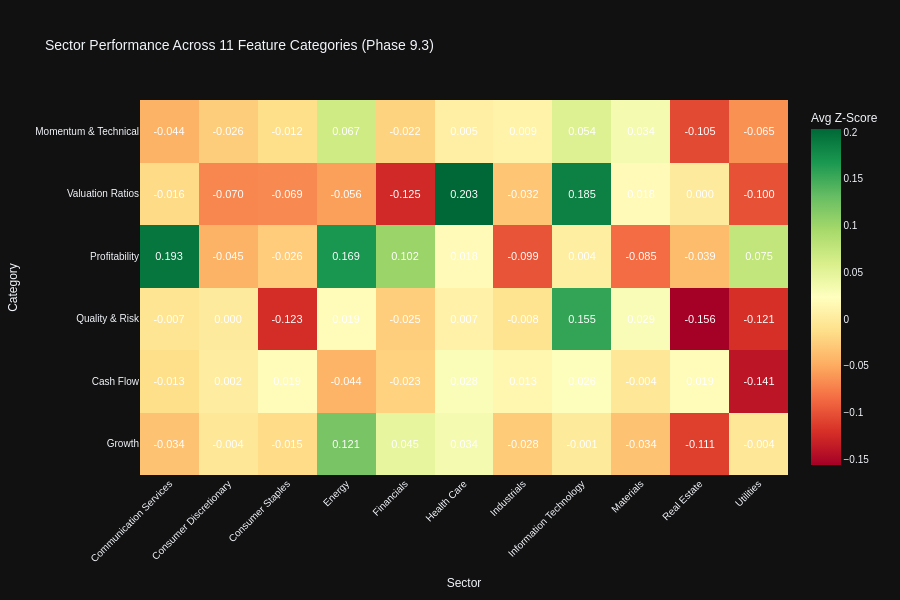

This figure's notebook cell:
### Code cell
# Visualization 1: Category Heatmaps (Sector × Category)
print("\n📊 Category Performance Heatmaps:")

# Compute category scores by averaging z-scores of metrics within each category
from scipy.stats import zscore

category_sector_scores = {}

for category_name, category_metrics in category_mapping.items():
    available_in_category = [m for m in category_metrics if m in all_stocks_preprocessed.columns]

    if len(available_in_category) == 0:
        print(f"  ⚠️ Skipping {category_name}: No available metrics")
        continue

    # Compute z-scores for available metrics and average by sector
    category_data = all_stocks_preprocessed[available_in_category + ['sector']].copy()

    # Convert to numeric and compute z-scores
    for col in available_in_category:
        category_data[col] = pd.to_numeric(category_data[col], errors='coerce')

    # Compute z-scores (handle NaNs)
    z_scored_data = category_data[available_in_category].apply(lambda x: zscore(x, nan_policy='omit'))
    category_data['category_score'] = z_scored_data.mean(axis=1)

    # Aggregate by sector
    sector_scores = category_data.groupby('sector')['category_score'].mean().sort_values(ascending=False)
    category_sector_scores[category_name] = sector_scores

# Create heatmap matrix
if category_sector_scores:
    heatmap_df = pd.DataFrame(category_sector_scores).T

    # Create interactive heatmap with value annotations
    # Following code_guidelines.md Section 17.1: Heatmaps and Conditional Formatting
    fig_category_heatmap = px.imshow(
            heatmap_df,
            labels=dict(x="Sector", y="Category", color="Avg Z-Score"),
            title="Sector Performance Across 11 Feature Categories (Phase 9.3)",
            color_continuous_scale="RdYlGn",  # Diverging scale for z-scores centered at zero
            aspect="auto",
            text_auto=".3f"  # ✅ Display values formatted to 3 decimals (Section 17.1)
            )

    # Enhanced styling per Section 17.1 style guidelines
    fig_category_heatmap.update_traces(
            textfont=dict(
                    size=11,
                    color='white',  # High contrast on diverging color scale
                    family='Arial'  # Standard sans-serif font (Section 17.4)
                    )
            )

    fig_category_heatmap.update_layout(
            height=600,
            xaxis_tickangle=-45,
            font=dict(size=10, family="Arial"),
            template="plotly_dark"  # ✅ Dark mode compatible theme (Section 17.1)
            )

    fig_category_heatmap.show()
    output_path = eda_output_dir / "phase93_category_sector_heatmap.html"
    fig_category_heatmap.write_html(output_path)

    print(f"\n✓ Category heatmap visualization complete")
    print(f"  Categories visualized: {len(category_sector_scores)}")
    print(f"  Sectors analyzed: {len(heatmap_df.columns)}")
    print(f"  Output: {output_path}")

    # Display top performing sector per category
    print(f"\n  🏆 Top Performing Sectors by Category:")
    for category, scores in list(category_sector_scores.items())[:5]:
        top_sector = scores.idxmax()
        top_score = scores.max()
        print(f"    {category}: {top_sector} (z-score: {top_score:.2f})")
else:
    print("  ⚠️ No category data available for visualization")

### Figure 1 — Plotly figure (JSON) as saved in the notebook; plotly's stock layout.template omitted (floating-point values rounded to 4 significant figures)
{"data": [{"coloraxis": "coloraxis", "name": "0", "texttemplate": "%{z:.3f}", "x": ["Communication Services", "Consumer Discretionary", "Consumer Staples", "Energy", "Financials", "Health Care", "Industrials", "Information Technology", "Materials", "Real Estate", "Utilities"], "y": ["Momentum & Technical", "Valuation Ratios", "Profitability", "Quality & Risk", "Cash Flow", "Growth"], "z": [[-0.0444, -0.02601, -0.01232, 0.06666, -0.02151, 0.004619, 0.008658, 0.05443, 0.03366, -0.1048, -0.06458], [-0.01571, -0.06967, -0.06878, -0.05589, -0.1252, 0.2033, -0.03207, 0.1853, 0.01773, -0.0004282, -0.1002], [0.1932, -0.04464, -0.02643, 0.1687, 0.1015, 0.01812, -0.09908, 0.003755, -0.08492, -0.03927, 0.07543], [-0.006976, -0.0003642, -0.1226, 0.01927, -0.02533, 0.006855, -0.008022, 0.1555, 0.02916, -0.1562, -0.1213], [-0.01287, 0.001925, 0.01908, -0.0443, -0.02265, 0.02842, 0.01315, 0.02555, -0.003605, 0.01938, -0.1406], [-0.03379, -0.003897, -0.01502, 0.1207, 0.04537, 0.03411, -0.02772, -0.001331, -0.03415, -0.1106, -0.004183]], "type": "heatmap", "xaxis": "x", "yaxis": "y", "hovertemplate": "Sector: %{x}<br>Category: %{y}<br>Avg Z-Score: %{z}<extra></extra>", "textfont": {"color": "white", "family": "Arial", "size": 11}}], "layout": {"xaxis": {"anchor": "y", "domain": [0.0, 1.0], "title": {"text": "Sector"}, "tickangle": -45}, "yaxis": {"anchor": "x", "domain": [0.0, 1.0], "autorange": "reversed", "title": {"text": "Category"}}, "coloraxis": {"colorbar": {"title": {"text": "Avg Z-Score"}}, "colorscale": [[0.0, "rgb(165,0,38)"], [0.1, "rgb(215,48,39)"], [0.2, "rgb(244,109,67)"], [0.3, "rgb(253,174,97)"], [0.4, "rgb(254,224,139)"], [0.5, "rgb(255,255,191)"], [0.6, "rgb(217,239,139)"], [0.7, "rgb(166,217,106)"], [0.8, "rgb(102,189,99)"], [0.9, "rgb(26,152,80)"], [1.0, "rgb(0,104,55)"]]}, "title": {"text": "Sector Performance Across 11 Feature Categories (Phase 9.3)"}, "font": {"size": 10, "family": "Arial"}, "height": 600}}
